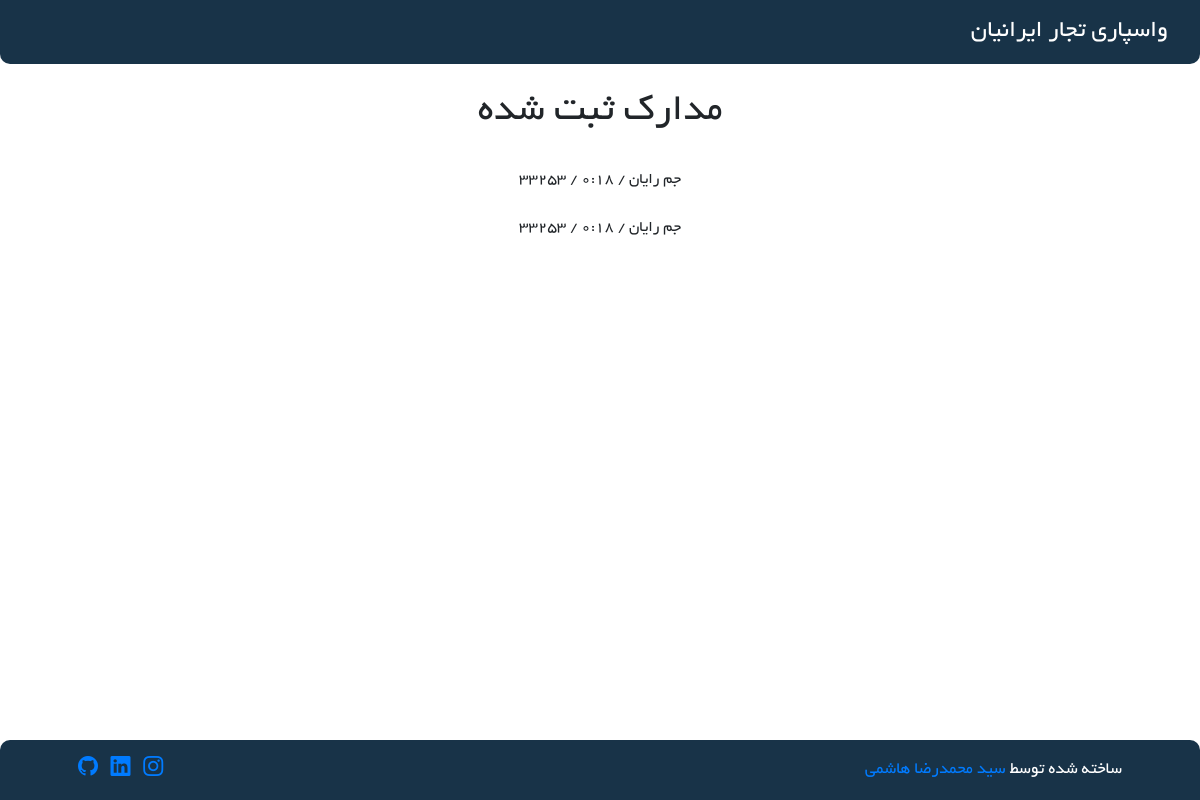
Screenshot of /Order/show-orders with the database file from the repository.
### Order/models.py (models this page shows)
class Order(models.Model):
    store = models.ForeignKey(Store, on_delete=models.CASCADE)
    order_number = models.IntegerField()
    shipping_methods = (
        ("post", "پست"),
        ("tipax", "تیپاکس"),
        ("delivery", "پیک موتوری"),
    )
    shipping_method = models.CharField(max_length=20, choices=shipping_methods)
    date = models.DateField(auto_now_add=True, null=True)
    time = models.TimeField(auto_now_add=True, null=True)
    description = models.TextField(null=True)

### Store/models.py (models this page shows)
class Store(models.Model):
    store_name = models.CharField(max_length=100)
    is_active = models.BooleanField(default=True)
    def __str__(self):
        return self.store_name
    class Meta:
        db_table = 'Store'

### Order/views.py (the view)
# urls.py: path('show-orders', views.show_order, name='show-orders')
def show_order(request):
    orders = Order.objects.all()
    context = {
        'orders': orders
    }
    return render(request, 'Order/show-orders.html', context)

### Order/templates/Order/show-orders.html (shortened to what this page needs)
{% extends 'base/layout.html' %}
{% block mian %}
    <div class="row">
        <div class="col-md-3"></div>
        <div class="col-md-6 text-center">
            <h1>مدارک ثبت شده</h1>
            <br/>
            {% for order in orders %}
                {{ order.store }} / {{ order.time }} / {{ order.order_number }}
                <br/>
                <br/>
            {% endfor %}
        </div>
        <div class="col-md-3"></div>
    </div>
{% endblock %}

### static/css/base/layout-style.css (style rules this page uses)
body { direction: rtl; font-family: 'Yekan'; }

### rows the page displays
Order: store "جم رایان", order_number "33253"
Order: store "جم رایان", order_number "33253"
